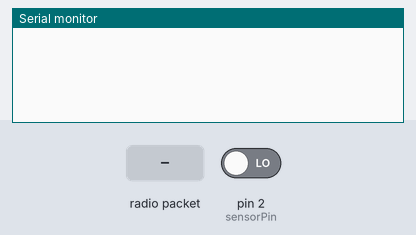
This sketch was run on a simulated Arduino Uno, built with avr-gcc and run on an emulated ATmega328P. On the bench: the last lines printed to the serial monitor. The test bench sets the inputs (shaded band); at power-on: pin 2 (sensorPin) LOW. No radio packets arrive unless stated.

Above: at 1.2 s.
1.3 s: radio packet "1" arrives
At 2.1 s:
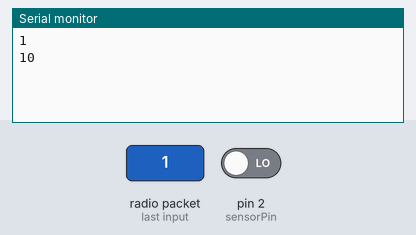
2.8 s: radio packet "0" arrives
At 3.2 s:
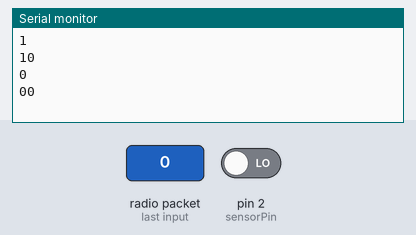
Timing chart, 0 to 5.8 s (numbered marks = the images above; inputs shaded):
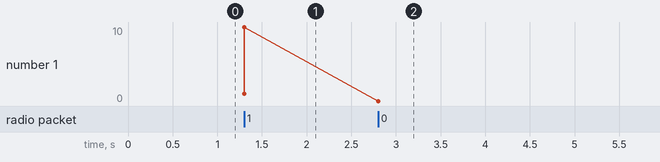

The sketch:

WSN_Node_1.ino
```cpp
#include <SPI.h>
#include <RF24.h>
#include <nRF24L01.h>

RF24 radio(6, 7);  // CE, CSN
#define sensorPin 2
const byte pipe[][6] = { "00001", "00002" };

void setup() {
  pinMode(sensorPin, INPUT);
  Serial.begin(9600);
  radio.begin();
  radio.openWritingPipe(pipe[0]);
  radio.openReadingPipe(1, pipe[1]);
  radio.setPALevel(RF24_PA_MIN);
};

void loop() {
  int sensorData = digitalRead(sensorPin);
  int mn = 1024;
  int mx = 0;
  int result10 = 0;

  radio.stopListening();
  delay(5);

  if (sensorData) {
    for (int i = 0; i < 100; ++i) {
      int val = analogRead(sensorPin);
      mn = min(mn, val);
      mx = max(mx, val);
    }
    int delta = mx - mn;
    result10 = 20 * log10(delta);
  }
  char cstr[15];
  itoa(result10, cstr, 10);
  bool state = radio.write(&cstr, sizeof(cstr));

  delay(5);

  radio.startListening();
  /*
  if (radio.available()) {
    while (radio.available()) {
      char txt[32] = "";
      radio.read(&txt, sizeof(txt));
      Serial.println(txt);
    }
  }*/
  while (!radio.available())
    ;
  char txt[15] = "";
  radio.read(&txt, sizeof(txt));

  if (txt == '6000') {  // 6000 ise internete veri gönderiyor
    while (!radio.available())
      ;
    radio.read(&txt, sizeof(txt));
  }
  Serial.println(txt);
  char combinedDatas[30] = "";
  strcat(combinedDatas, txt);
  strcat(combinedDatas, cstr);
  Serial.println(combinedDatas);

  delay(100);
};
```

Measured:
- after the input at 1.3 s, the serial monitor: prints a new line at once (image 1)
- after the input at 2.8 s, the serial monitor: prints a new line at once (image 2)
- plotted number 1: 10 → 0 after the input at 2.8 s
